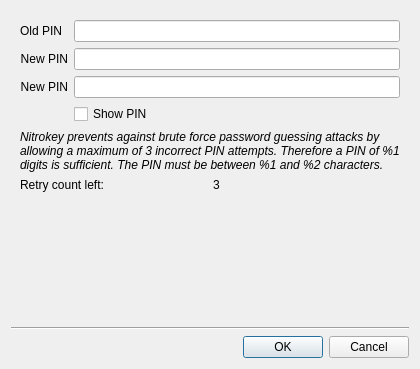
<?xml version="1.0" encoding="UTF-8"?>
<ui version="4.0">
 <class>DialogChangePassword</class>
 <widget class="QDialog" name="DialogChangePassword">
  <property name="geometry">
   <rect>
    <x>0</x>
    <y>0</y>
    <width>420</width>
    <height>369</height>
   </rect>
  </property>
  <property name="sizePolicy">
   <sizepolicy hsizetype="Expanding" vsizetype="Expanding">
    <horstretch>0</horstretch>
    <verstretch>0</verstretch>
   </sizepolicy>
  </property>
  <property name="minimumSize">
   <size>
    <width>420</width>
    <height>300</height>
   </size>
  </property>
  <property name="windowTitle">
   <string>Change user PIN</string>
  </property>
  <property name="windowIcon">
   <iconset resource="resources.qrc">
    <normaloff>:/images/new/icon_NK.svg</normaloff>:/images/new/icon_NK.svg</iconset>
  </property>
  <layout class="QVBoxLayout" name="verticalLayout">
   <item>
    <widget class="QFrame" name="frame">
     <property name="sizePolicy">
      <sizepolicy hsizetype="MinimumExpanding" vsizetype="MinimumExpanding">
       <horstretch>0</horstretch>
       <verstretch>0</verstretch>
      </sizepolicy>
     </property>
     <property name="autoFillBackground">
      <bool>false</bool>
     </property>
     <property name="frameShape">
      <enum>QFrame::NoFrame</enum>
     </property>
     <property name="frameShadow">
      <enum>QFrame::Plain</enum>
     </property>
     <layout class="QVBoxLayout" name="verticalLayout_4">
      <item>
       <layout class="QFormLayout" name="formLayout">
        <property name="fieldGrowthPolicy">
         <enum>QFormLayout::AllNonFixedFieldsGrow</enum>
        </property>
        <item row="0" column="0">
         <widget class="QLabel" name="label_2">
          <property name="text">
           <string notr="true">Old PIN</string>
          </property>
          <property name="alignment">
           <set>Qt::AlignRight|Qt::AlignTrailing|Qt::AlignVCenter</set>
          </property>
         </widget>
        </item>
        <item row="0" column="1">
         <widget class="QLineEdit" name="lineEdit_OldPW">
          <property name="sizePolicy">
           <sizepolicy hsizetype="Expanding" vsizetype="Preferred">
            <horstretch>0</horstretch>
            <verstretch>0</verstretch>
           </sizepolicy>
          </property>
          <property name="accessibleName">
           <string>Current PIN or password</string>
          </property>
         </widget>
        </item>
        <item row="1" column="0">
         <widget class="QLabel" name="label_3">
          <property name="text">
           <string notr="true">New PIN</string>
          </property>
          <property name="alignment">
           <set>Qt::AlignRight|Qt::AlignTrailing|Qt::AlignVCenter</set>
          </property>
         </widget>
        </item>
        <item row="1" column="1">
         <widget class="QLineEdit" name="lineEdit_NewPW_1">
          <property name="sizePolicy">
           <sizepolicy hsizetype="Expanding" vsizetype="Preferred">
            <horstretch>0</horstretch>
            <verstretch>0</verstretch>
           </sizepolicy>
          </property>
          <property name="accessibleName">
           <string>New PIN or password</string>
          </property>
         </widget>
        </item>
        <item row="2" column="0">
         <widget class="QLabel" name="label_4">
          <property name="text">
           <string notr="true">New PIN</string>
          </property>
          <property name="alignment">
           <set>Qt::AlignRight|Qt::AlignTrailing|Qt::AlignVCenter</set>
          </property>
         </widget>
        </item>
        <item row="2" column="1">
         <widget class="QLineEdit" name="lineEdit_NewPW_2">
          <property name="sizePolicy">
           <sizepolicy hsizetype="Expanding" vsizetype="Preferred">
            <horstretch>0</horstretch>
            <verstretch>0</verstretch>
           </sizepolicy>
          </property>
          <property name="accessibleName">
           <string>New PIN or password</string>
          </property>
         </widget>
        </item>
        <item row="3" column="1">
         <widget class="QCheckBox" name="checkBox">
          <property name="sizePolicy">
           <sizepolicy hsizetype="Preferred" vsizetype="Fixed">
            <horstretch>0</horstretch>
            <verstretch>0</verstretch>
           </sizepolicy>
          </property>
          <property name="text">
           <string>Show PIN</string>
          </property>
         </widget>
        </item>
       </layout>
      </item>
      <item>
       <widget class="QLabel" name="label_additional_information">
        <property name="sizePolicy">
         <sizepolicy hsizetype="Preferred" vsizetype="Preferred">
          <horstretch>0</horstretch>
          <verstretch>0</verstretch>
         </sizepolicy>
        </property>
        <property name="mouseTracking">
         <bool>true</bool>
        </property>
        <property name="focusPolicy">
         <enum>Qt::StrongFocus</enum>
        </property>
        <property name="text">
         <string>&lt;html&gt;&lt;head/&gt;&lt;body&gt;&lt;p&gt;&lt;span style=&quot; font-style:italic;&quot;&gt;Nitrokey prevents against brute force password guessing attacks by allowing a maximum of 3 incorrect PIN attempts. Therefore a PIN of %1 digits is sufficient. The PIN must be between %1 and %2 characters.&lt;/span&gt;&lt;/p&gt;&lt;/body&gt;&lt;/html&gt;</string>
        </property>
        <property name="scaledContents">
         <bool>false</bool>
        </property>
        <property name="wordWrap">
         <bool>true</bool>
        </property>
       </widget>
      </item>
      <item>
       <layout class="QHBoxLayout" name="horizontalLayout">
        <item>
         <widget class="QLabel" name="retryCountLabel">
          <property name="text">
           <string>Retry count left:</string>
          </property>
         </widget>
        </item>
        <item>
         <widget class="QLabel" name="retryCount">
          <property name="focusPolicy">
           <enum>Qt::StrongFocus</enum>
          </property>
          <property name="accessibleName">
           <string/>
          </property>
          <property name="accessibleDescription">
           <string>Retry count left:</string>
          </property>
          <property name="text">
           <string notr="true">3</string>
          </property>
         </widget>
        </item>
       </layout>
      </item>
     </layout>
    </widget>
   </item>
   <item>
    <spacer name="verticalSpacer">
     <property name="orientation">
      <enum>Qt::Vertical</enum>
     </property>
     <property name="sizeHint" stdset="0">
      <size>
       <width>20</width>
       <height>40</height>
      </size>
     </property>
    </spacer>
   </item>
   <item>
    <widget class="Line" name="line">
     <property name="orientation">
      <enum>Qt::Horizontal</enum>
     </property>
    </widget>
   </item>
   <item>
    <layout class="QHBoxLayout" name="horizontalLayout_2">
     <item>
      <spacer name="horizontalSpacer_2">
       <property name="orientation">
        <enum>Qt::Horizontal</enum>
       </property>
       <property name="sizeHint" stdset="0">
        <size>
         <width>40</width>
         <height>20</height>
        </size>
       </property>
      </spacer>
     </item>
     <item>
      <widget class="QDialogButtonBox" name="buttonBox">
       <property name="orientation">
        <enum>Qt::Horizontal</enum>
       </property>
       <property name="standardButtons">
        <set>QDialogButtonBox::Cancel|QDialogButtonBox::Ok</set>
       </property>
      </widget>
     </item>
    </layout>
   </item>
  </layout>
 </widget>
 <tabstops>
  <tabstop>lineEdit_OldPW</tabstop>
  <tabstop>lineEdit_NewPW_1</tabstop>
  <tabstop>lineEdit_NewPW_2</tabstop>
  <tabstop>checkBox</tabstop>
  <tabstop>label_additional_information</tabstop>
  <tabstop>retryCount</tabstop>
 </tabstops>
 <resources>
  <include location="resources.qrc"/>
 </resources>
 <connections>
  <connection>
   <sender>buttonBox</sender>
   <signal>accepted()</signal>
   <receiver>DialogChangePassword</receiver>
   <slot>accept()</slot>
   <hints>
    <hint type="sourcelabel">
     <x>248</x>
     <y>254</y>
    </hint>
    <hint type="destinationlabel">
     <x>157</x>
     <y>274</y>
    </hint>
   </hints>
  </connection>
  <connection>
   <sender>buttonBox</sender>
   <signal>rejected()</signal>
   <receiver>DialogChangePassword</receiver>
   <slot>reject()</slot>
   <hints>
    <hint type="sourcelabel">
     <x>316</x>
     <y>260</y>
    </hint>
    <hint type="destinationlabel">
     <x>286</x>
     <y>274</y>
    </hint>
   </hints>
  </connection>
 </connections>
</ui>
